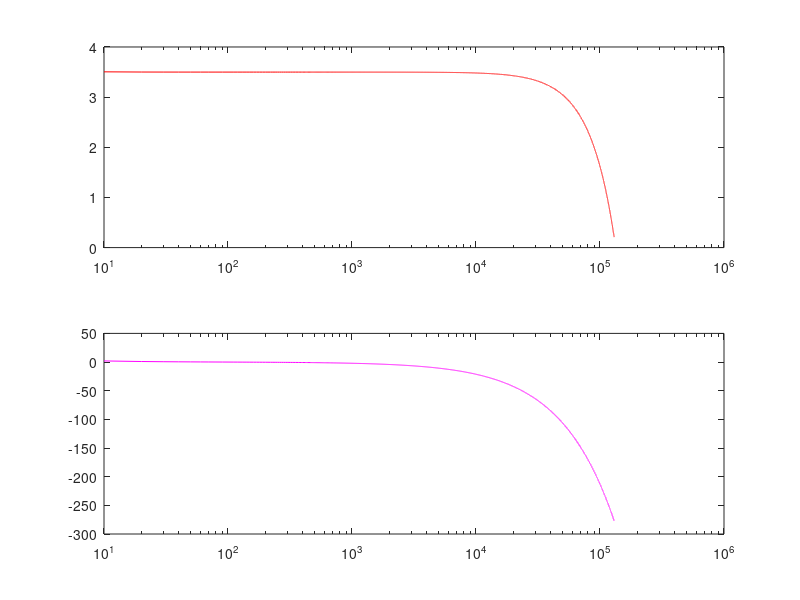

Write MATLAB code to recreate this figure.
k = 1000;
u = 1e-6;

fsw = 130*k
Ts = 1/fsw;

ff = 10:10:fsw;
ws = 2*pi*ff;
s = j*ws;
z1 = e.^(-s*Ts);

Lm = 23*u
Vin = 18
Vout = 5.25
Nsp = 4
Vo = Nsp*Vout
D = Vo/(Vin + Vo)
Dp = 1-D

iv = 7.5

mc = Vin/Lm
md = Vo/Lm

hs = md*(Ts*Dp./s + 1./(s.*s)).*(e.^(-s*Ts) - e.^(-s*Ts*D)) + (mc*D + iv).*(e.^(-s*Ts.*D)).*(1 - e.^(-s*Ts*Dp))./s;

subplot(2,1,1)
semilogx(ff, 20*log10(abs(hs)),"r")
subplot(2,1,2)
semilogx(ff, 180*unwrap(angle(hs))/pi, "m")
